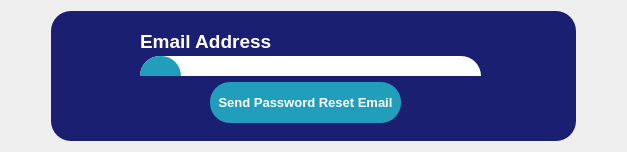
        <widget class="QWidget" name="changePage_1">
         <layout class="QVBoxLayout" name="verticalLayout_8">
          <item>
           <layout class="QHBoxLayout" name="horizontalLayout_5">
            <item>
             <spacer name="horizontalSpacer_6">
              <property name="orientation">
               <enum>Qt::Orientation::Horizontal</enum>
              </property>
              <property name="sizeHint" stdset="0">
               <size>
                <width>40</width>
                <height>20</height>
               </size>
              </property>
             </spacer>
            </item>
            <item>
             <widget class="QWidget" name="change_box_1" native="true">
              <property name="minimumSize">
               <size>
                <width>525</width>
                <height>0</height>
               </size>
              </property>
              <property name="maximumSize">
               <size>
                <width>16777215</width>
                <height>325</height>
               </size>
              </property>
              <property name="styleSheet">
               <string notr="true">#bottom_5,
#change_box_1{
	background-color: #1A1F71;
	border-radius: 20px;
	/*border: 10 solid #E4EAFE;*/
}</string>
              </property>
              <layout class="QVBoxLayout" name="verticalLayout_10">
               <item>
                <widget class="QFrame" name="change_top_frame">
                 <property name="styleSheet">
                  <string notr="true">#change_top_frame {
	background-color: #1A1F71;
	border-radius: 20px;
}

#change_back_button{
	background-color: #219EBC;
	border-radius: 15px;
}

#change_back_button:hover {
    background-color: #43DBFF;
}
</string>
                 </property>
                 <property name="frameShape">
                  <enum>QFrame::Shape::StyledPanel</enum>
                 </property>
                 <property name="frameShadow">
                  <enum>QFrame::Shadow::Raised</enum>
                 </property>
                 <widget class="QLabel" name="label_25">
                  <property name="geometry">
                   <rect>
                    <x>0</x>
                    <y>10</y>
                    <width>507</width>
                    <height>72</height>
                   </rect>
                  </property>
                  <property name="font">
                   <font>
                    <pointsize>48</pointsize>
                    <bold>true</bold>
                   </font>
                  </property>
                  <property name="styleSheet">
                   <string notr="true"/>
                  </property>
                  <property name="text">
                   <string>&lt;html&gt;&lt;head/&gt;&lt;body&gt;&lt;p align=&quot;center&quot;&gt;&lt;span style=&quot; font-size:24pt; color:#219ebc;&quot;&gt;Change Password&lt;/span&gt;&lt;/p&gt;&lt;/body&gt;&lt;/html&gt;</string>
                  </property>
                 </widget>
                 <widget class="QPushButton" name="change_back_button">
                  <property name="geometry">
                   <rect>
                    <x>0</x>
                    <y>0</y>
                    <width>61</width>
                    <height>31</height>
                   </rect>
                  </property>
                  <property name="palette">
                   <palette>
                    <active>
                     <colorrole role="Button">
                      <brush brushstyle="SolidPattern">
                       <color alpha="255">
                        <red>33</red>
                        <green>158</green>
                        <blue>188</blue>
                       </color>
                      </brush>
                     </colorrole>
                     <colorrole role="ButtonText">
                      <brush brushstyle="SolidPattern">
                       <color alpha="255">
                        <red>255</red>
                        <green>255</green>
                        <blue>255</blue>
                       </color>
                      </brush>
                     </colorrole>
                     <colorrole role="Base">
                      <brush brushstyle="SolidPattern">
                       <color alpha="255">
                        <red>33</red>
                        <green>158</green>
                        <blue>188</blue>
                       </color>
                      </brush>
                     </colorrole>
                     <colorrole role="Window">
                      <brush brushstyle="SolidPattern">
                       <color alpha="255">
                        <red>33</red>
                        <green>158</green>
                        <blue>188</blue>
                       </color>
                      </brush>
                     </colorrole>
                    </active>
                    <inactive>
                     <colorrole role="Button">
                      <brush brushstyle="SolidPattern">
                       <color alpha="255">
                        <red>33</red>
                        <green>158</green>
                        <blue>188</blue>
                       </color>
                      </brush>
                     </colorrole>
                     <colorrole role="ButtonText">
                      <brush brushstyle="SolidPattern">
                       <color alpha="255">
                        <red>255</red>
                        <green>255</green>
                        <blue>255</blue>
                       </color>
                      </brush>
                     </colorrole>
                     <colorrole role="Base">
                      <brush brushstyle="SolidPattern">
                       <color alpha="255">
                        <red>33</red>
                        <green>158</green>
                        <blue>188</blue>
                       </color>
                      </brush>
                     </colorrole>
                     <colorrole role="Window">
                      <brush brushstyle="SolidPattern">
                       <color alpha="255">
                        <red>33</red>
                        <green>158</green>
                        <blue>188</blue>
                       </color>
                      </brush>
                     </colorrole>
                    </inactive>
                    <disabled>
                     <colorrole role="Button">
                      <brush brushstyle="SolidPattern">
                       <color alpha="255">
                        <red>33</red>
                        <green>158</green>
                        <blue>188</blue>
                       </color>
                      </brush>
                     </colorrole>
                     <colorrole role="Base">
                      <brush brushstyle="SolidPattern">
                       <color alpha="255">
                        <red>33</red>
                        <green>158</green>
                        <blue>188</blue>
                       </color>
                      </brush>
                     </colorrole>
                     <colorrole role="Window">
                      <brush brushstyle="SolidPattern">
                       <color alpha="255">
                        <red>33</red>
                        <green>158</green>
                        <blue>188</blue>
                       </color>
                      </brush>
                     </colorrole>
                    </disabled>
                   </palette>
                  </property>
                  <property name="font">
                   <font>
                    <pointsize>10</pointsize>
                    <bold>true</bold>
                    <kerning>true</kerning>
                   </font>
                  </property>
                  <property name="styleSheet">
                   <string notr="true"/>
                  </property>
                  <property name="text">
                   <string>Back</string>
                  </property>
                 </widget>
                </widget>
               </item>
               <item>
                <widget class="QFrame" name="email_grp_4">
                 <property name="enabled">
                  <bool>true</bool>
                 </property>
                 <property name="minimumSize">
                  <size>
                   <width>0</width>
                   <height>50</height>
                  </size>
                 </property>
                 <property name="styleSheet">
                  <string notr="true">#email_grp_4 {
	background-color: #1A1F71;
	border-radius: 20px;
}

#inputBox_4{
	background-color: #FFFFFF;
	border-radius: 20px;
}

#email_icon_4{
	background-color: #219EBC;
	border-radius: 20px;
}

#lineEdit_4{
	background-color: #FFFFFF;
	border-radius: 20px;
}</string>
                 </property>
                 <property name="frameShape">
                  <enum>QFrame::Shape::StyledPanel</enum>
                 </property>
                 <property name="frameShadow">
                  <enum>QFrame::Shadow::Raised</enum>
                 </property>
                 <widget class="QFrame" name="inputBox_4">
                  <property name="geometry">
                   <rect>
                    <x>80</x>
                    <y>30</y>
                    <width>341</width>
                    <height>41</height>
                   </rect>
                  </property>
                  <property name="frameShape">
                   <enum>QFrame::Shape::StyledPanel</enum>
                  </property>
                  <property name="frameShadow">
                   <enum>QFrame::Shadow::Raised</enum>
                  </property>
                  <widget class="QLineEdit" name="lineEdit_4">
                   <property name="geometry">
                    <rect>
                     <x>50</x>
                     <y>10</y>
                     <width>271</width>
                     <height>21</height>
                    </rect>
                   </property>
                   <property name="palette">
                    <palette>
                     <active>
                      <colorrole role="Button">
                       <brush brushstyle="SolidPattern">
                        <color alpha="255">
                         <red>255</red>
                         <green>255</green>
                         <blue>255</blue>
                        </color>
                       </brush>
                      </colorrole>
                      <colorrole role="Text">
                       <brush brushstyle="SolidPattern">
                        <color alpha="255">
                         <red>0</red>
                         <green>0</green>
                         <blue>0</blue>
                        </color>
                       </brush>
                      </colorrole>
                      <colorrole role="Base">
                       <brush brushstyle="SolidPattern">
                        <color alpha="255">
                         <red>255</red>
                         <green>255</green>
                         <blue>255</blue>
                        </color>
                       </brush>
                      </colorrole>
                      <colorrole role="Window">
                       <brush brushstyle="SolidPattern">
                        <color alpha="255">
                         <red>255</red>
                         <green>255</green>
                         <blue>255</blue>
                        </color>
                       </brush>
                      </colorrole>
                      <colorrole role="Accent">
                       <brush brushstyle="SolidPattern">
                        <color alpha="255">
                         <red>33</red>
                         <green>158</green>
                         <blue>188</blue>
                        </color>
                       </brush>
                      </colorrole>
                     </active>
                     <inactive>
                      <colorrole role="Button">
                       <brush brushstyle="SolidPattern">
                        <color alpha="255">
                         <red>255</red>
                         <green>255</green>
                         <blue>255</blue>
                        </color>
                       </brush>
                      </colorrole>
                      <colorrole role="Text">
                       <brush brushstyle="SolidPattern">
                        <color alpha="255">
                         <red>0</red>
                         <green>0</green>
                         <blue>0</blue>
                        </color>
                       </brush>
                      </colorrole>
                      <colorrole role="Base">
                       <brush brushstyle="SolidPattern">
                        <color alpha="255">
                         <red>255</red>
                         <green>255</green>
                         <blue>255</blue>
                        </color>
                       </brush>
                      </colorrole>
                      <colorrole role="Window">
                       <brush brushstyle="SolidPattern">
                        <color alpha="255">
                         <red>255</red>
                         <green>255</green>
                         <blue>255</blue>
                        </color>
                       </brush>
                      </colorrole>
                      <colorrole role="Accent">
                       <brush brushstyle="SolidPattern">
                        <color alpha="255">
                         <red>33</red>
                         <green>158</green>
                         <blue>188</blue>
                        </color>
                       </brush>
                      </colorrole>
                     </inactive>
                     <disabled>
                      <colorrole role="Button">
                       <brush brushstyle="SolidPattern">
                        <color alpha="255">
                         <red>255</red>
                         <green>255</green>
                         <blue>255</blue>
                        </color>
                       </brush>
                      </colorrole>
                      <colorrole role="Base">
                       <brush brushstyle="SolidPattern">
                        <color alpha="255">
                         <red>255</red>
                         <green>255</green>
                         <blue>255</blue>
                        </color>
                       </brush>
                      </colorrole>
                      <colorrole role="Window">
                       <brush brushstyle="SolidPattern">
                        <color alpha="255">
                         <red>255</red>
                         <green>255</green>
                         <blue>255</blue>
                        </color>
                       </brush>
                      </colorrole>
                      <colorrole role="Accent">
                       <brush brushstyle="SolidPattern">
                        <color alpha="255">
                         <red>33</red>
                         <green>158</green>
                         <blue>188</blue>
                        </color>
                       </brush>
                      </colorrole>
                     </disabled>
                    </palette>
                   </property>
                   <property name="autoFillBackground">
                    <bool>false</bool>
                   </property>
                   <property name="text">
                    <string/>
                   </property>
                  </widget>
                  <widget class="QFrame" name="email_icon_4">
                   <property name="geometry">
                    <rect>
                     <x>0</x>
                     <y>0</y>
                     <width>41</width>
                     <height>41</height>
                    </rect>
                   </property>
                   <property name="frameShape">
                    <enum>QFrame::Shape::StyledPanel</enum>
                   </property>
                   <property name="frameShadow">
                    <enum>QFrame::Shadow::Raised</enum>
                   </property>
                   <widget class="QLabel" name="label_26">
                    <property name="geometry">
                     <rect>
                      <x>10</x>
                      <y>10</y>
                      <width>21</width>
                      <height>21</height>
                     </rect>
                    </property>
                    <property name="font">
                     <font>
                      <pointsize>48</pointsize>
                      <bold>true</bold>
                     </font>
                    </property>
                    <property name="layoutDirection">
                     <enum>Qt::LayoutDirection::RightToLeft</enum>
                    </property>
                    <property name="styleSheet">
                     <string notr="true"/>
                    </property>
                    <property name="text">
                     <string/>
                    </property>
                    <property name="pixmap">
                     <pixmap>assets/login_email.png</pixmap>
                    </property>
                   </widget>
                  </widget>
                 </widget>
                 <widget class="QLabel" name="label_27">
                  <property name="geometry">
                   <rect>
                    <x>80</x>
                    <y>0</y>
                    <width>161</width>
                    <height>31</height>
                   </rect>
                  </property>
                  <property name="font">
                   <font>
                    <pointsize>48</pointsize>
                    <bold>true</bold>
                   </font>
                  </property>
                  <property name="styleSheet">
                   <string notr="true"/>
                  </property>
                  <property name="text">
                   <string>&lt;html&gt;&lt;head/&gt;&lt;body&gt;&lt;p&gt;&lt;span style=&quot; font-size:14pt; color:#ffffff;&quot;&gt;Email Address&lt;/span&gt;&lt;/p&gt;&lt;/body&gt;&lt;/html&gt;</string>
                  </property>
                 </widget>
                </widget>
               </item>
               <item>
                <widget class="QFrame" name="verify_grp_3">
                 <property name="enabled">
                  <bool>true</bool>
                 </property>
                 <property name="minimumSize">
                  <size>
                   <width>0</width>
                   <height>50</height>
                  </size>
                 </property>
                 <property name="styleSheet">
                  <string notr="true">#verify_grp_3 {
	background-color: #1A1F71;
	border-radius: 20px;
}

#change_send_button{
	background-color: #219EBC;
	border-radius: 20px;
}

#change_send_button:hover {
    background-color: #43DBFF;
}
</string>
                 </property>
                 <property name="frameShape">
                  <enum>QFrame::Shape::StyledPanel</enum>
                 </property>
                 <property name="frameShadow">
                  <enum>QFrame::Shadow::Raised</enum>
                 </property>
                 <widget class="QPushButton" name="change_send_button">
                  <property name="geometry">
                   <rect>
                    <x>150</x>
                    <y>0</y>
                    <width>191</width>
                    <height>41</height>
                   </rect>
                  </property>
                  <property name="palette">
                   <palette>
                    <active>
                     <colorrole role="Button">
                      <brush brushstyle="SolidPattern">
                       <color alpha="255">
                        <red>33</red>
                        <green>158</green>
                        <blue>188</blue>
                       </color>
                      </brush>
                     </colorrole>
                     <colorrole role="ButtonText">
                      <brush brushstyle="SolidPattern">
                       <color alpha="255">
                        <red>255</red>
                        <green>255</green>
                        <blue>255</blue>
                       </color>
                      </brush>
                     </colorrole>
                     <colorrole role="Base">
                      <brush brushstyle="SolidPattern">
                       <color alpha="255">
                        <red>33</red>
                        <green>158</green>
                        <blue>188</blue>
                       </color>
                      </brush>
                     </colorrole>
                     <colorrole role="Window">
                      <brush brushstyle="SolidPattern">
                       <color alpha="255">
                        <red>33</red>
                        <green>158</green>
                        <blue>188</blue>
                       </color>
                      </brush>
                     </colorrole>
                    </active>
                    <inactive>
                     <colorrole role="Button">
                      <brush brushstyle="SolidPattern">
                       <color alpha="255">
                        <red>33</red>
                        <green>158</green>
                        <blue>188</blue>
                       </color>
                      </brush>
                     </colorrole>
                     <colorrole role="ButtonText">
                      <brush brushstyle="SolidPattern">
                       <color alpha="255">
                        <red>255</red>
                        <green>255</green>
                        <blue>255</blue>
                       </color>
                      </brush>
                     </colorrole>
                     <colorrole role="Base">
                      <brush brushstyle="SolidPattern">
                       <color alpha="255">
                        <red>33</red>
                        <green>158</green>
                        <blue>188</blue>
                       </color>
                      </brush>
                     </colorrole>
                     <colorrole role="Window">
                      <brush brushstyle="SolidPattern">
                       <color alpha="255">
                        <red>33</red>
                        <green>158</green>
                        <blue>188</blue>
                       </color>
                      </brush>
                     </colorrole>
                    </inactive>
                    <disabled>
                     <colorrole role="Button">
                      <brush brushstyle="SolidPattern">
                       <color alpha="255">
                        <red>33</red>
                        <green>158</green>
                        <blue>188</blue>
                       </color>
                      </brush>
                     </colorrole>
                     <colorrole role="Base">
                      <brush brushstyle="SolidPattern">
                       <color alpha="255">
                        <red>33</red>
                        <green>158</green>
                        <blue>188</blue>
                       </color>
                      </brush>
                     </colorrole>
                     <colorrole role="Window">
                      <brush brushstyle="SolidPattern">
                       <color alpha="255">
                        <red>33</red>
                        <green>158</green>
                        <blue>188</blue>
                       </color>
                      </brush>
                     </colorrole>
                    </disabled>
                   </palette>
                  </property>
                  <property name="font">
                   <font>
                    <pointsize>10</pointsize>
                    <bold>true</bold>
                    <kerning>true</kerning>
                   </font>
                  </property>
                  <property name="styleSheet">
                   <string notr="true"/>
                  </property>
                  <property name="text">
                   <string>Send Password Reset Email</string>
                  </property>
                 </widget>
                </widget>
               </item>
              </layout>
             </widget>
            </item>
            <item>
             <spacer name="horizontalSpacer_7">
              <property name="orientation">
               <enum>Qt::Orientation::Horizontal</enum>
              </property>
              <property name="sizeHint" stdset="0">
               <size>
                <width>40</width>
                <height>20</height>
               </size>
              </property>
             </spacer>
            </item>
           </layout>
          </item>
         </layout>
        </widget>
